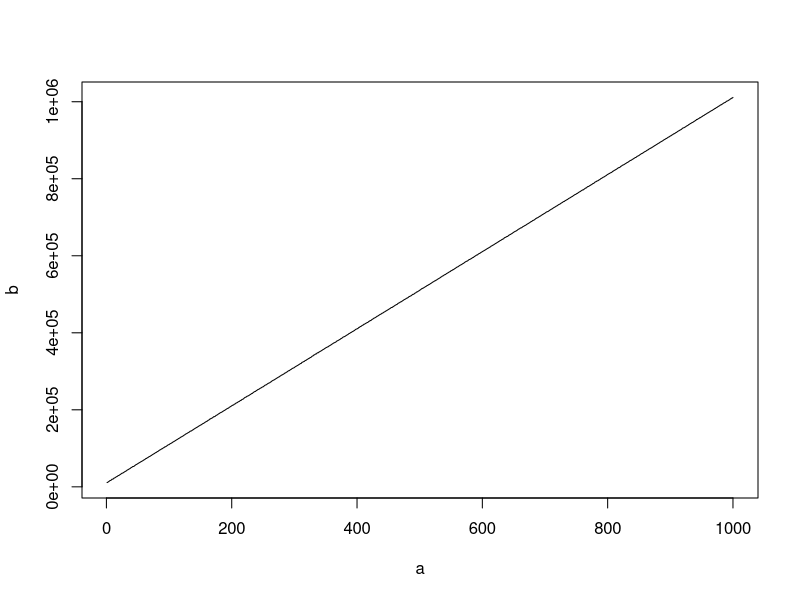
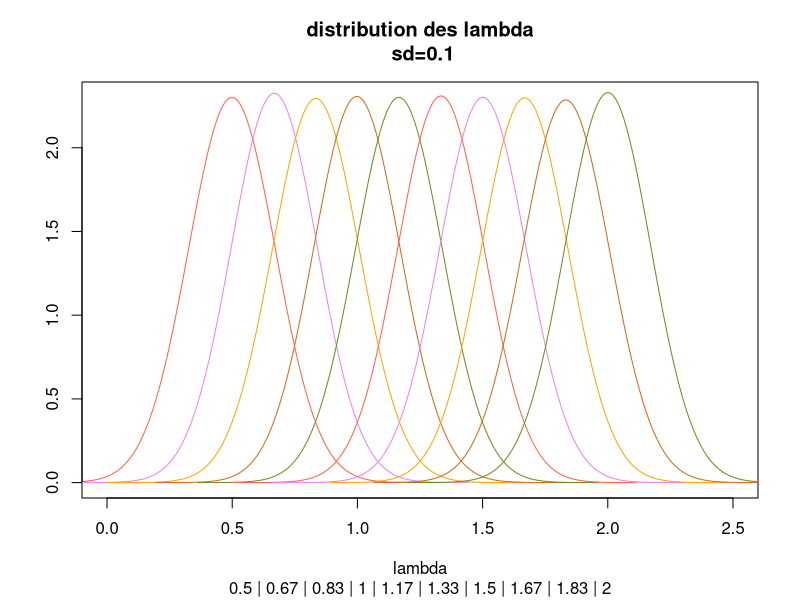

Generate these figures, in order, with R:
##########################################
# prise en main de ESS
#######################################

nbMax = 1000
a = 1:nbMax
b = a + 3
for(i in a){
  c = a+b+rnorm(nbMax,10,10)
  b = c
  cat(i)
}
plot(a,b,type='l')



library(graphics)
vecValeur <- seq(0.5,2,length.out=10)
valeurTitre <- paste(round(vecValeur,2),collapse=" | ")
vecCol <- rep(c("tomato","violet","orange","chocolate","olivedrab"),2)
i <-  1
  plot(density(rnorm(10000,vecValeur[i],0.1), adjust = 10),col=vecCol[i],xlim= c(0,2.5),
        main = "distribution des lambda\n sd=0.1",ylab="",xlab="lambda",sub=valeurTitre)
for ( i in 2:10)
  lines(density(rnorm(10000,vecValeur[i],0.1), adjust = 10),col=vecCol[i])
 savePlot("LambaVsSd","png")
